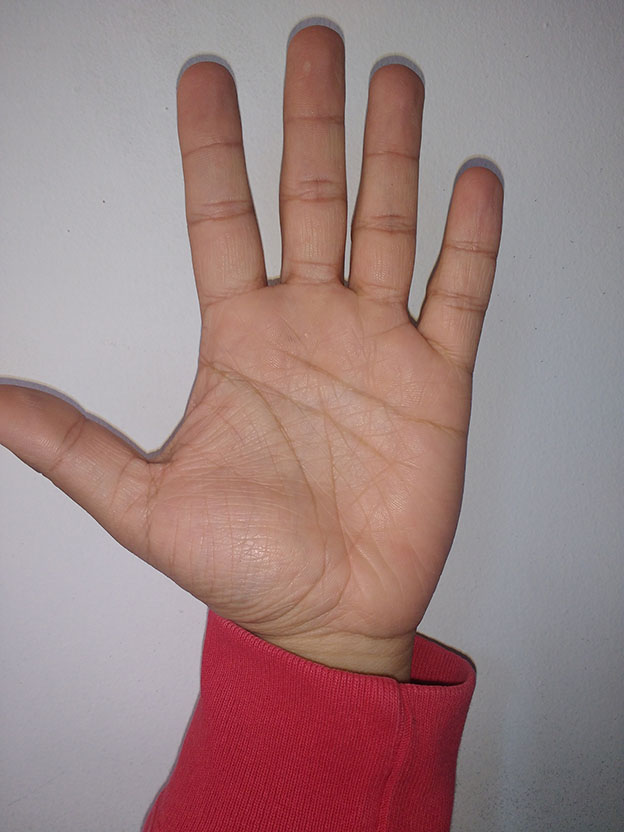
#> input picture Tecnicas de IA/Taller 1/fig/interior.jpg, 624 x 832 px
$ jupyter execute Untitled.ipynb   (shell and % lines are left out)
#> lines starting #> are read from the running program, lines starting #| are printed output that depends on the picture
# Taller 1
Por:
* Camilo Esteban Zambrano
* Brian Camilo Saiz

[cell 1]
import cv2
import numpy as np
import matplotlib.pyplot as plt

[cell 2]
interior = cv2.imread("fig/interior.jpg", 0)
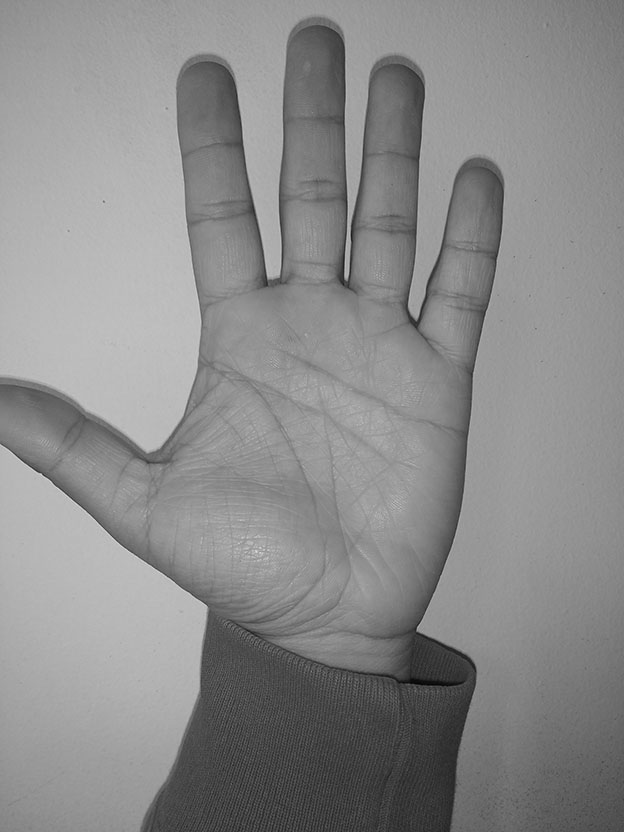
#> interior: shape (832, 624); min 3, max 224, mean 138.3
soleado = cv2.imread("fig/soleado.jpg", 0)
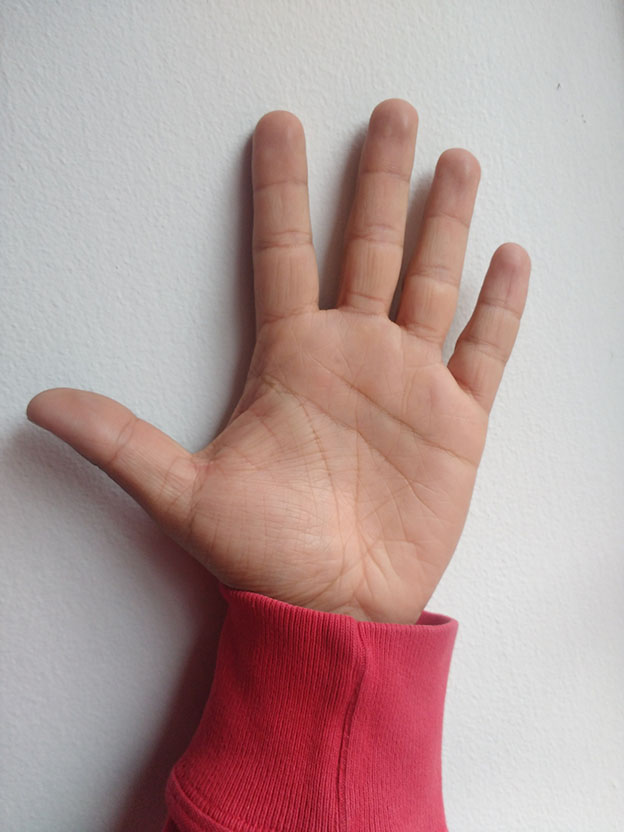
#> input picture Tecnicas de IA/Taller 1/fig/soleado.jpg, 624 x 832 px
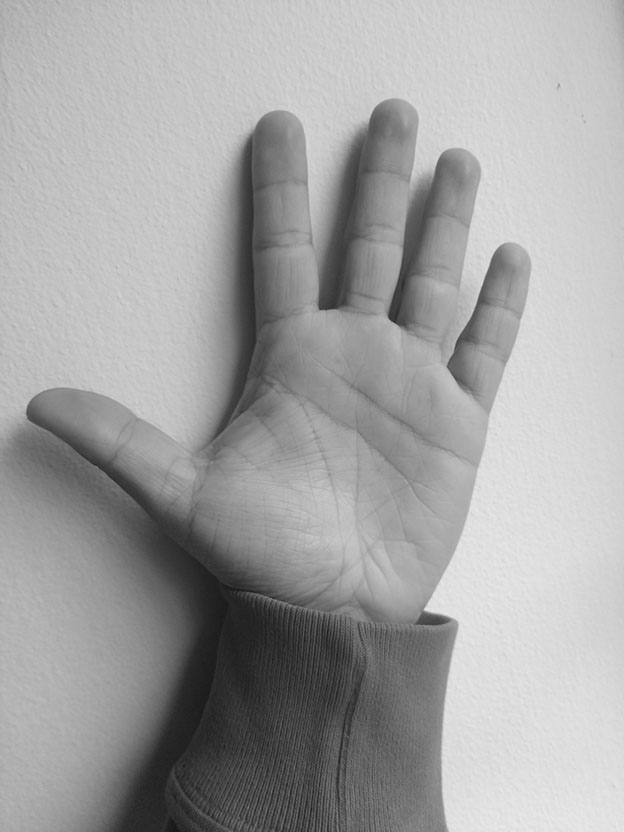
#> soleado: shape (832, 624); min 21, max 234, mean 162.8
sombra = cv2.imread("fig/sombra.jpg", 0)
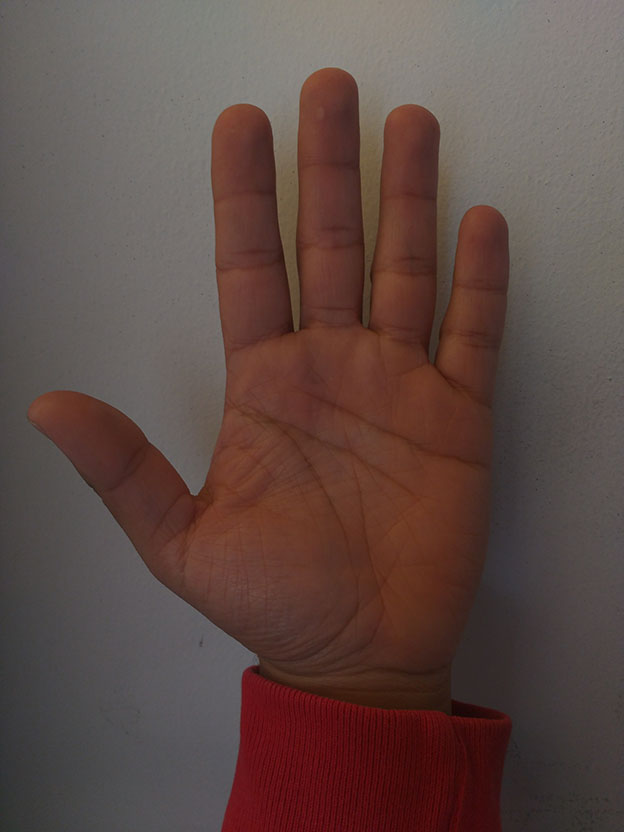
#> input picture Tecnicas de IA/Taller 1/fig/sombra.jpg, 624 x 832 px
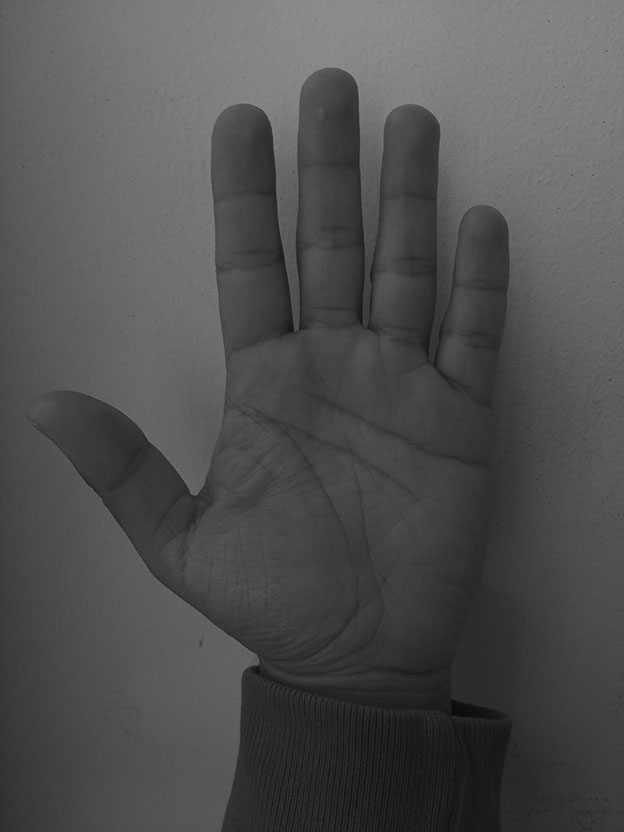
#> sombra: shape (832, 624); min 6, max 147, mean 79.5

plt.imshow(interior, cmap="gray")
plt.figure()
plt.imshow(soleado, cmap="gray")
plt.figure()
plt.imshow(sombra, cmap="gray")

[cell 3]
def histogramas(bins):
    hist_interior = cv2.calcHist([interior],[0],None,[bins],[0,256])
    hist_soleado = cv2.calcHist([soleado],[0],None,[bins],[0,256])
    hist_sombra = cv2.calcHist([sombra],[0],None,[bins],[0,256])

    cv2.normalize(hist_interior ,hist_interior , 0, 255, cv2.NORM_MINMAX)
    cv2.normalize(hist_soleado ,hist_soleado , 0, 255, cv2.NORM_MINMAX)
    cv2.normalize(hist_sombra ,hist_sombra , 0, 255, cv2.NORM_MINMAX)

    correlation12 = cv2.compareHist(hist_interior, hist_soleado, 0)
    correlation13 = cv2.compareHist(hist_interior, hist_sombra, 0)
    correlation23 = cv2.compareHist(hist_soleado, hist_sombra, 0)

    chisqrt12 = cv2.compareHist(hist_interior, hist_soleado, 1)
    chisqrt13 = cv2.compareHist(hist_interior, hist_sombra, 1)
    chisqrt23 = cv2.compareHist(hist_soleado, hist_sombra, 1)

    intersection12 = cv2.compareHist(hist_interior, hist_soleado, 2)
    intersection13 = cv2.compareHist(hist_interior, hist_sombra, 2)
    intersection23 = cv2.compareHist(hist_soleado, hist_sombra, 2)

    bhattacharyya12 = cv2.compareHist(hist_interior, hist_soleado, 3)
    bhattacharyya13 = cv2.compareHist(hist_interior, hist_sombra, 3)
    bhattacharyya23 = cv2.compareHist(hist_soleado, hist_sombra, 3)

    plt.plot(hist_interior), plt.title("interior con " + str(bins) + " bins")
    plt.figure()
    plt.plot(hist_soleado), plt.title("soleado con " + str(bins) + " bins")
    plt.figure()
    plt.plot(hist_sombra), plt.title("sombra con " + str(bins) + " bins")
    plt.figure()

    return [correlation12, correlation13, correlation23, chisqrt12, chisqrt13, chisqrt23, intersection12, intersection13, intersection23, bhattacharyya12, bhattacharyya13, bhattacharyya23]

[cell 4]
bins = [2, 8, 16, 32, 256]
correlaciones = []
for i in bins:
        correlaciones.append(histogramas(i))
#> this loop made 5 passes
#> (correlation12 in histogramas, correlation13 in histogramas, correlation23 in histogramas, chisqrt12 in histogramas, chisqrt13 in histogramas, chisqrt23 in histogramas, intersection12 in histogramas, intersection13 in histogramas) on passes 3 to 5: (0.125, -0.0793, -0.324, 1142433, 8079.1, 3360.3, 603.9, 315.5), (0.123, -0.0883, -0.314, 2997221, 20379.3, 11468, 1080.8, 590.8), (0.101, -0.087, -0.303, 13158505.9, 234455.2, 82383.6, 7078.6, 3720.8)
#> (correlation12 in histogramas, correlation13 in histogramas, correlation23 in histogramas, chisqrt12 in histogramas, chisqrt13 in histogramas) on passes 1 to 2: (1, -1, -1, -1.78e-06, -1.5e+10), (0.108, -0.0593, -0.347, 117378.1, 3709.5)
#> after the loop, correlaciones = 5 items
#> figure, not shown here; curve peaks at x = 9, y = 255
#> figure, not shown here; curve peaks at x = 12, y = 255
#> figure, not shown here; curve peaks at x = 4, y = 255
#> figure, not shown here; curve peaks at x = 18, y = 255
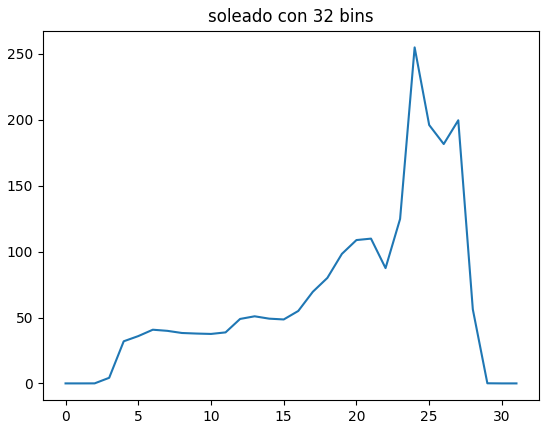
#> figure drawn by matplotlib, 1 panel; curve peaks at x = 24, y = 255
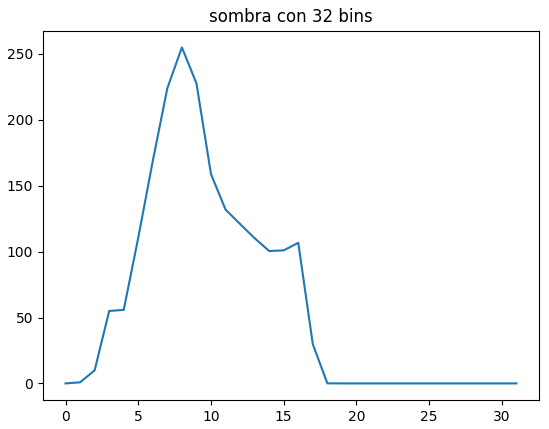
#> figure drawn by matplotlib, 1 panel; curve peaks at x = 8, y = 255
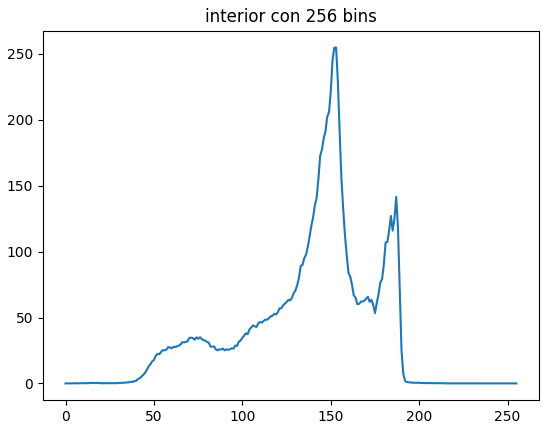
#> figure drawn by matplotlib, 1 panel; curve peaks at x = 153, y = 255
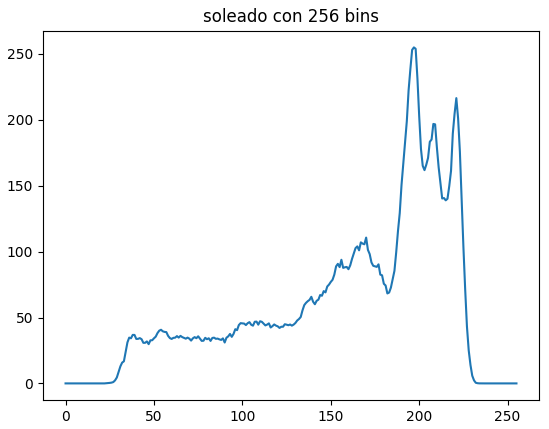
#> figure drawn by matplotlib, 1 panel; curve peaks at x = 197, y = 255
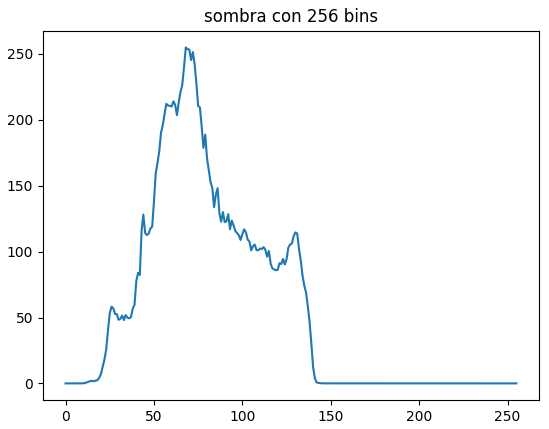
#> figure drawn by matplotlib, 1 panel; curve peaks at x = 68, y = 255

[cell 5]
for j in range(len(correlaciones)):
    print("correlation12: " + str(correlaciones[j][0]))
    print("correlation13: " + str(correlaciones[j][1]))
    print("correlation23: " + str(correlaciones[j][2]))
    print("chisqrt12: " + str(correlaciones[j][3]))
    print("chisqrt13: " + str(correlaciones[j][4]))
    print("chisqrt23: " + str(correlaciones[j][5]))
    print("intersection12: " + str(correlaciones[j][6]))
    print("intersection13: " + str(correlaciones[j][7]))
    print("intersection23: " + str(correlaciones[j][8]))
    print("bhattacharyya12: " + str(correlaciones[j][9]))
    print("bhattacharyya13: " + str(correlaciones[j][10]))
    print("bhattacharyya23: " + str(correlaciones[j][11]))
    print("-"*100)
#> this loop made 5 passes
#> (printed output is left out)
